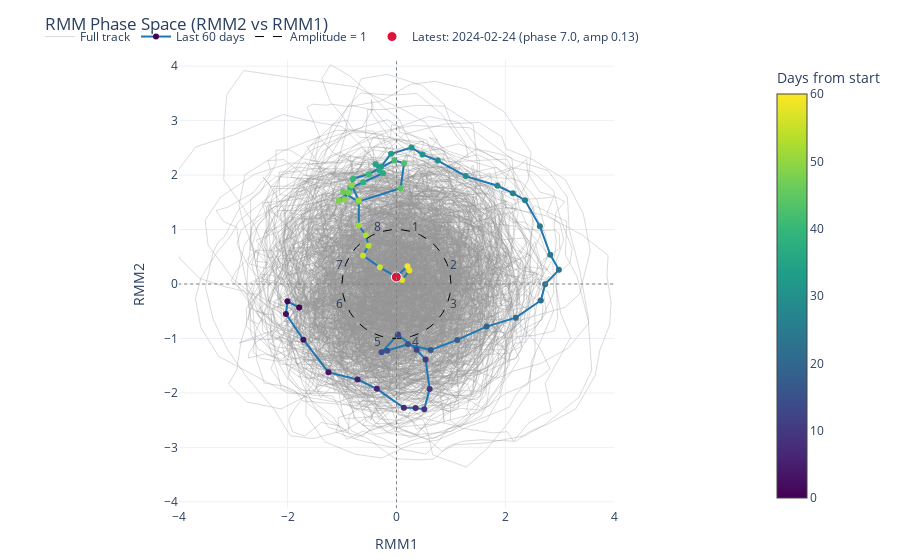

Notebook code cell kept with this figure:
### Code cell
# Use the relative path from the notebook location
rmm_path = "data/rmm.74toRealtime.txt"  # absolute also works if you prefer
rmm = load_rmm_from_file(rmm_path)

fig = plot_rmm_phase_space(rmm, highlight_days=60)
fig.show()

# Optional: inspect last few days
rmm.tail()

### Figure 1 — Plotly figure (JSON) as saved in the notebook; plotly's stock layout.template omitted (floating-point values rounded to 4 significant figures; data arrays with more than 128 entries replaced by an {"elided": "..."} marker saying what was removed)
{"data": [{"line": {"color": "rgba(150,150,150,0.35)", "width": 1}, "mode": "lines", "name": "Full track", "type": "scatter", "x": {"elided": "17876 float values"}, "y": {"elided": "17876 float values"}}, {"line": {"color": "#1f77b4", "width": 2}, "marker": {"color": [0, 1, 2, 3, 4, 5, 6, 7, 8, 9, 10, 11, 12, 13, 14, 15, 16, 17, 18, 19, 20, 21, 22, 23, 24, 25, 26, 27, 28, 29, 30, 31, 32, 33, 34, 35, 36, 37, 38, 39, 40, 41, 42, 43, 44, 45, 46, 47, 48, 49, 50, 51, 52, 53, 54, 55, 56, 57, 58, 59, 60], "colorbar": {"title": {"text": "Days from start"}}, "colorscale": [[0, "#440154"], [0.1111, "#482878"], [0.2222, "#3e4989"], [0.3333, "#31688e"], [0.4444, "#26828e"], [0.5556, "#1f9e89"], [0.6667, "#35b779"], [0.7778, "#6ece58"], [0.8889, "#b5de2b"], [1, "#fde725"]], "showscale": true, "size": 6}, "mode": "lines+markers", "name": "Last 60 days", "type": "scatter", "x": [-1.785, -2.003, -2.03, -1.71, -1.249, -0.7146, -0.3605, 0.1344, 0.3503, 0.5102, 0.6085, 0.5334, 0.3688, 0.02689, -0.2748, -0.1715, 0.2112, 0.6278, 1.115, 1.652, 2.191, 2.65, 2.729, 2.981, 2.824, 2.633, 2.359, 2.137, 1.853, 1.271, 0.7583, 0.4776, 0.2764, -0.09971, -0.2861, -0.3845, -0.3153, -0.2471, -0.6111, -0.8477, -0.7972, -0.5134, -0.03767, 0.1383, 0.07583, -0.7087, -0.9789, -0.8821, -1.06, -0.957, -0.8226, -0.6918, -0.6924, -0.5636, -0.5132, -0.6144, -0.3059, 0.103, 0.2361, 0.2019, -0.003146], "y": [-0.4315, -0.317, -0.5487, -1.023, -1.622, -1.754, -1.925, -2.272, -2.275, -2.299, -1.929, -1.385, -1.206, -0.9291, -1.254, -1.226, -1.107, -1.212, -1.026, -0.7816, -0.6186, -0.302, -0.003144, 0.2603, 0.5384, 1.059, 1.538, 1.667, 1.804, 1.981, 2.266, 2.376, 2.506, 2.391, 2.152, 2.197, 2.091, 2.034, 1.867, 1.761, 1.935, 2.016, 2.27, 2.216, 1.759, 1.513, 1.695, 1.673, 1.527, 1.556, 1.812, 1.531, 1.075, 0.893, 0.7017, 0.524, 0.3054, 0.07193, 0.2485, 0.3251, 0.1285]}, {"line": {"color": "black", "dash": "dash", "width": 1}, "mode": "lines", "name": "Amplitude = 1", "type": "scatter", "x": {"elided": "361 float values"}, "y": {"elided": "361 float values"}}, {"marker": {"color": "crimson", "line": {"color": "white", "width": 1}, "size": 10}, "mode": "markers", "name": "Latest: 2024-02-24 (phase 7.0, amp 0.13)", "type": "scatter", "x": [-0.003146], "y": [0.1285]}], "layout": {"annotations": [{"font": {"size": 12}, "showarrow": false, "text": "1", "x": 0.35, "y": 1.05}, {"font": {"size": 12}, "showarrow": false, "text": "2", "x": 1.05, "y": 0.35}, {"font": {"size": 12}, "showarrow": false, "text": "3", "x": 1.05, "y": -0.35}, {"font": {"size": 12}, "showarrow": false, "text": "4", "x": 0.35, "y": -1.05}, {"font": {"size": 12}, "showarrow": false, "text": "5", "x": -0.35, "y": -1.05}, {"font": {"size": 12}, "showarrow": false, "text": "6", "x": -1.05, "y": -0.35}, {"font": {"size": 12}, "showarrow": false, "text": "7", "x": -1.05, "y": 0.35}, {"font": {"size": 12}, "showarrow": false, "text": "8", "x": -0.35, "y": 1.05}], "hovermode": "closest", "legend": {"orientation": "h", "x": 0, "xanchor": "left", "y": 1.02, "yanchor": "bottom"}, "margin": {"b": 40, "l": 40, "r": 10, "t": 60}, "shapes": [{"line": {"color": "gray", "dash": "dot", "width": 1}, "type": "line", "x0": -5, "x1": 5, "y0": 0, "y1": 0}, {"line": {"color": "gray", "dash": "dot", "width": 1}, "type": "line", "x0": 0, "x1": 0, "y0": -5, "y1": 5}], "title": {"text": "RMM Phase Space (RMM2 vs RMM1)"}, "xaxis": {"constrain": "domain", "range": [-4, 4], "scaleanchor": "y", "scaleratio": 1, "title": {"text": "RMM1"}, "zeroline": false}, "yaxis": {"range": [-4, 4], "title": {"text": "RMM2"}, "zeroline": false}}}
